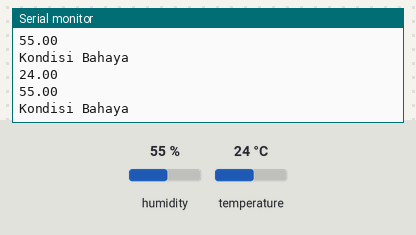
This sketch was run on a simulated ESP8266 (NodeMCU). On the bench: the last lines printed to the serial monitor. The test bench sets the inputs (shaded band); at power-on: humidity 55 %, temperature 24 °C.

Above: at 2.8 s.
2.9 s: humidity set to 22 %
At 5.5 s:
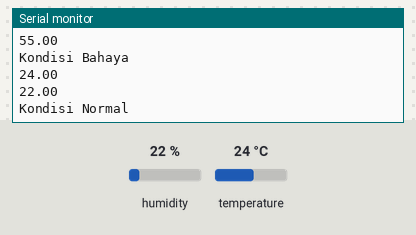
7.5 s: temperature set to 33 °C
At 9.1 s:
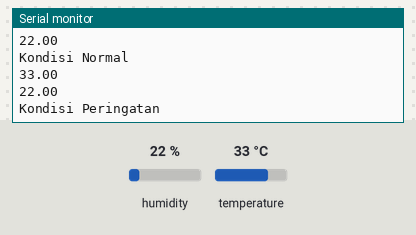
11.6 s: humidity set to 40 %
At 12.6 s:
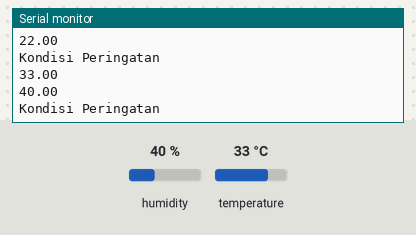
Timing chart, 0 to 14.6 s (numbered marks = the images above; inputs shaded):
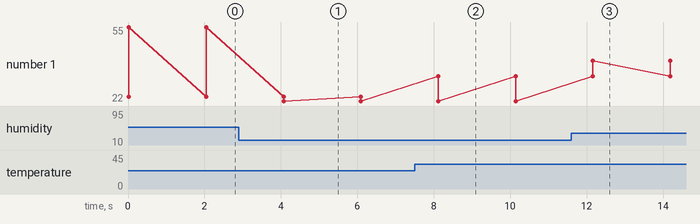

Measured:
- after the input at 2.9 s, the serial monitor: prints a new line after 1.2 s (image 1)
- after the input at 7.5 s, the serial monitor: prints a new line after 0.62 s (image 2)
- after the input at 11.6 s, the serial monitor: prints a new line after 0.56 s (image 3)
- plotted number 1: 55 → 22 after the input at 2.9 s, 22 → 40 after the input at 11.6 s

The sketch:

NaiveBayes.ino
```cpp
#include <DHT.h>
#define pinDHT D4
#define typeDHT DHT11

//normal
double mNsuhu = 29.66666667, mNkelembaban =73.66666667 ,ssNormal = 0.913600934,sKnormal =1.861898673 ;

//peringatan
double mPsuhu =33.06666667, mPkelembaban = 66.66666667,ssPeringatan = 0.398329847, sKperingatan = 1.032795559;

//bahaya
double mBsuhu = 34.96666667, mBkelembaban = 59,ssBahaya = 0.852447457, sKbahaya = 3.577708764;

double  pSuhuNormal, pKelembabanNormal, pTotalNormal;
double  pSuhuPeringatan, pKelembabanPeringatan, pTotalPeringatan;
double  pSuhuBahaya,pKelembabanBahaya,pTotalBahaya;


DHT dht (pinDHT, typeDHT);
float h,t;


void setup() {
  Serial.begin(9600);
  dht.begin();

}

void loop() {
    h = dht.readHumidity();
    t = dht.readTemperature();
    Serial.println(t);
    Serial.println(h);

    pSuhuNormal = (1/(sqrt(2*3.14*ssNormal)))*exp(-((pow((t-mNsuhu),2)))/(2*(pow((ssNormal),2))));
    pKelembabanNormal = (1/(sqrt(2*3.14*sKnormal)))*exp(-((pow((h-mNkelembaban),2)))/(2*(pow((sKnormal),2))));
    pTotalNormal =  pSuhuNormal+pKelembabanNormal;


    pSuhuPeringatan = (1/(sqrt(2*3.14*ssPeringatan)))*exp(-((pow((t-mPsuhu),2)))/(2*(pow((ssPeringatan),2))));
    pKelembabanPeringatan = (1/(sqrt(2*3.14*sKperingatan)))*exp(-((pow((h-mPkelembaban),2)))/(2*(pow((sKperingatan),2))));
    pTotalPeringatan =  pSuhuPeringatan+pKelembabanPeringatan;


    pSuhuBahaya = (1/(sqrt(2*3.14*ssBahaya)))*exp(-((pow((t- mBsuhu),2)))/(2*(pow((ssBahaya),2))));
    pKelembabanBahaya = (1/(sqrt(2*3.14*sKbahaya)))*exp(-((pow((h-mBkelembaban),2)))/(2*(pow((sKbahaya),2))));
    pTotalBahaya =  pSuhuBahaya+pKelembabanBahaya;


    if(pTotalNormal > pTotalPeringatan && pTotalNormal>pTotalBahaya)
    {
      Serial.println("Kondisi Normal");
    }
    if(pTotalPeringatan > pTotalNormal && pTotalPeringatan > pTotalBahaya)
    {
      Serial.println("Kondisi Peringatan");
    }
    if( pTotalBahaya > pTotalNormal &&  pTotalBahaya > pTotalPeringatan){
      Serial.println("Kondisi Bahaya");
    }

    delay(2000);

}
```
